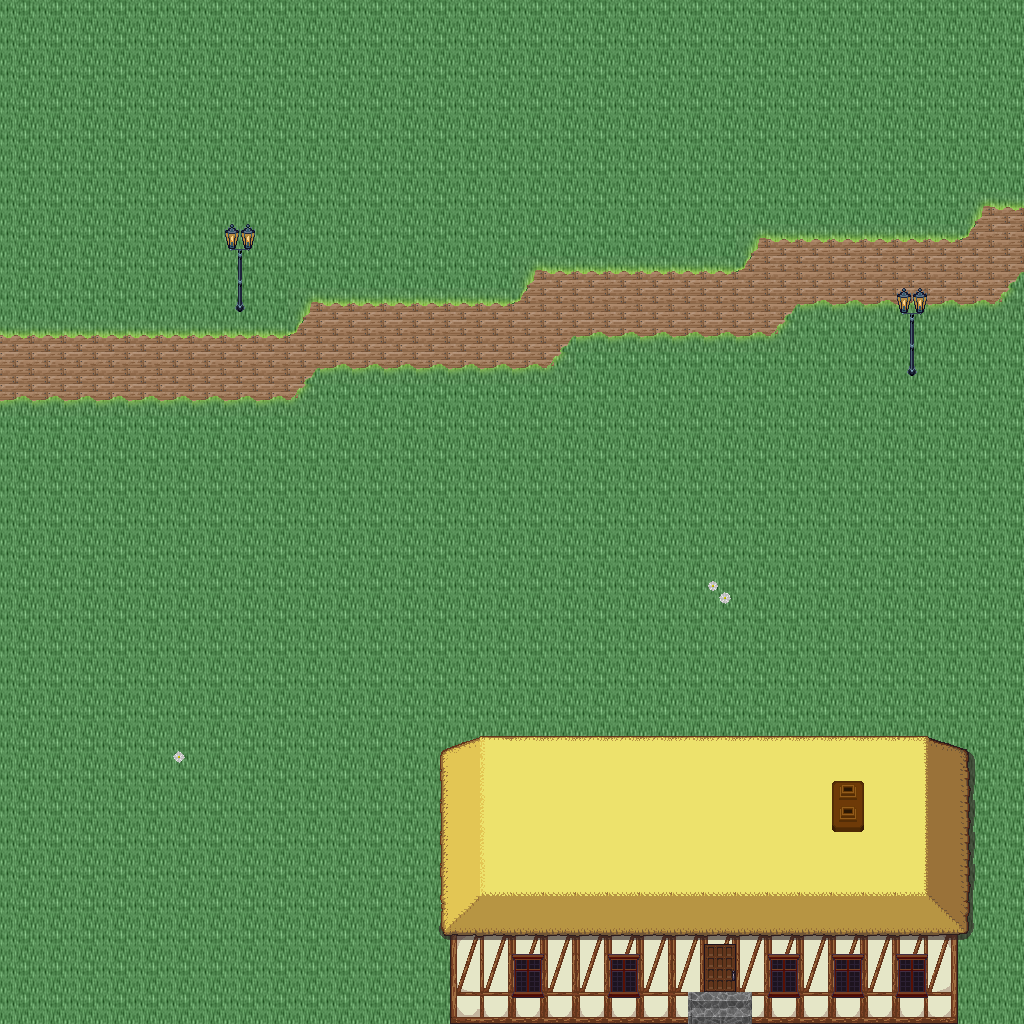

A level layout from a 2D game, rendered from its tile map. Below: a short description, then the map file with tile-grid data replaced by summaries:
An orthogonal 32x32 tile map with 32x32 px tiles, 5 tile layers (Ground, Objects, Objects2, Above, ...), 1 hidden layer not drawn, 34 tilesets.

<map version="1.10" tiledversion="1.11.0" orientation="orthogonal" renderorder="right-down" width="32" height="32" tilewidth="32" tileheight="32" infinite="0" nextlayerid="11" nextobjectid="1">
 <tileset firstgid="1" name="logic_collision" tilewidth="32" tileheight="32" tilecount="1" columns="1">
  <image source="../drawable/logic_collision.png" width="32" height="32" />
 </tileset>
 <tileset firstgid="2" name="ground_ridge_earth_pale" tilewidth="32" tileheight="32" tilecount="96" columns="12">
  <image source="../drawable/ground_ridge_earth_pale.png" width="384" height="256" />
 </tileset>
 <tileset firstgid="98" name="ground_ridge_earth_dark" tilewidth="32" tileheight="32" tilecount="96" columns="12">
  <image source="../drawable/ground_ridge_earth_dark.png" width="384" height="256" />
 </tileset>
 <tileset firstgid="194" name="ground_ground" tilewidth="32" tileheight="32" tilecount="33" columns="3">
  <image source="../drawable/ground_ground.png" width="96" height="352" />
 </tileset>
 <tileset firstgid="227" name="building_castle" tilewidth="32" tileheight="32" tilecount="320" columns="20">
  <image source="../drawable/building_castle.png" width="640" height="512" />
 </tileset>
 <tileset firstgid="547" name="ground_grass_corners" tilewidth="32" tileheight="32" tilecount="24" columns="6">
  <image source="../drawable/ground_grass_corners.png" width="192" height="128" />
 </tileset>
 <tileset firstgid="571" name="ground_grass_edges" tilewidth="32" tileheight="32" tilecount="36" columns="12">
  <image source="../drawable/ground_grass_edges.png" width="384" height="96" />
 </tileset>
 <tileset firstgid="607" name="item_pot_barrels_1" tilewidth="32" tileheight="32" tilecount="8" columns="4">
  <image source="../drawable/item_pot_barrels_1.png" width="128" height="64" />
 </tileset>
 <tileset firstgid="615" name="item_weapon_cannon" tilewidth="32" tileheight="32" tilecount="12" columns="3">
  <image source="../drawable/item_weapon_cannon.png" width="96" height="128" />
 </tileset>
 <tileset firstgid="627" name="building_door_door" tilewidth="32" tileheight="32" tilecount="6" columns="3">
  <image source="../drawable/building_door_door.png" width="96" height="64" />
 </tileset>
 <tileset firstgid="633" name="building_door_closed" tilewidth="32" tileheight="32" tilecount="1" columns="1">
  <image source="../drawable/building_door_closed.png" width="32" height="32" />
 </tileset>
 <tileset firstgid="634" name="building_window_window_centered" tilewidth="32" tileheight="32" tilecount="1" columns="1">
  <image source="../drawable/building_window_window_centered.png" width="32" height="32" />
 </tileset>
 <tileset firstgid="635" name="building_decoration_chimney_big" tilewidth="32" tileheight="32" tilecount="2" columns="1">
  <image source="../drawable/building_decoration_chimney_big.png" width="32" height="64" />
 </tileset>
 <tileset firstgid="637" name="building_tan_building" tilewidth="32" tileheight="32" tilecount="24" columns="4">
  <image source="../drawable/building_tan_building.png" width="128" height="192" />
 </tileset>
 <tileset firstgid="661" name="building_museum" tilewidth="32" tileheight="32" tilecount="56" columns="7">
  <image source="../drawable/building_museum.png" width="224" height="256" />
 </tileset>
 <tileset firstgid="717" name="building_decoration_chimney" tilewidth="32" tileheight="32" tilecount="2" columns="1">
  <image source="../drawable/building_decoration_chimney.png" width="32" height="64" />
 </tileset>
 <tileset firstgid="719" name="plant_tree_fall_trees" tilewidth="32" tileheight="32" tilecount="40" columns="8">
  <image source="../drawable/plant_tree_fall_trees.png" width="256" height="160" />
 </tileset>
 <tileset firstgid="759" name="plant_leaves" tilewidth="32" tileheight="32" tilecount="8" columns="4">
  <image source="../drawable/plant_leaves.png" width="128" height="64" />
 </tileset>
 <tileset firstgid="767" name="plant_vine" tilewidth="32" tileheight="32" tilecount="3" columns="1">
  <image source="../drawable/plant_vine.png" width="32" height="96" />
 </tileset>
 <tileset firstgid="770" name="item_pot_pot_burgundy" tilewidth="32" tileheight="32" tilecount="1" columns="1">
  <image source="../drawable/item_pot_pot_burgundy.png" width="32" height="32" />
 </tileset>
 <tileset firstgid="771" name="building_stairs_stairs_grey" tilewidth="32" tileheight="32" tilecount="6" columns="3">
  <image source="../drawable/building_stairs_stairs_grey.png" width="96" height="64" />
 </tileset>
 <tileset firstgid="777" name="furniture_light_lamp_blue" tilewidth="32" tileheight="32" tilecount="3" columns="1">
  <image source="../drawable/furniture_light_lamp_blue.png" width="32" height="96" />
 </tileset>
 <tileset firstgid="780" name="light_dim_light_7x5" tilewidth="32" tileheight="32" tilecount="35" columns="7">
  <image source="../drawable/light_dim_light_7x5.png" width="224" height="160" />
 </tileset>
 <tileset firstgid="815" name="plant_flower_daisy_blue" tilewidth="32" tileheight="32" tilecount="8" columns="2">
  <image source="../drawable/plant_flower_daisy_blue.png" width="64" height="128" />
 </tileset>
 <tileset firstgid="823" name="plant_flower_daisy_red" tilewidth="32" tileheight="32" tilecount="8" columns="2">
  <image source="../drawable/plant_flower_daisy_red.png" width="64" height="128" />
 </tileset>
 <tileset firstgid="831" name="plant_flower_daisy_white" tilewidth="32" tileheight="32" tilecount="8" columns="2">
  <image source="../drawable/plant_flower_daisy_white.png" width="64" height="128" />
 </tileset>
 <tileset firstgid="839" name="plant_flower_daisy_yellow" tilewidth="32" tileheight="32" tilecount="8" columns="2">
  <image source="../drawable/plant_flower_daisy_yellow.png" width="64" height="128" />
 </tileset>
 <tileset firstgid="847" name="ground_ground_3" tilewidth="32" tileheight="32" tilecount="5" columns="5">
  <image source="../drawable/ground_ground_3.png" width="160" height="32" />
 </tileset>
 <tileset firstgid="852" name="building_cottage" tilewidth="32" tileheight="32" tilecount="256" columns="16">
  <image source="../drawable/building_cottage.png" width="512" height="512" />
 </tileset>
 <tileset firstgid="1108" name="building_roof_thatched_roof" tilewidth="32" tileheight="32" tilecount="256" columns="16">
  <image source="../drawable/building_roof_thatched_roof.png" width="512" height="512" />
 </tileset>
 <tileset firstgid="1364" name="building_door_doors" tilewidth="32" tileheight="32" tilecount="256" columns="16">
  <image source="../drawable/building_door_doors.png" width="512" height="512" />
 </tileset>
 <tileset firstgid="1620" name="building_window_windows" tilewidth="32" tileheight="32" tilecount="256" columns="16">
  <image source="../drawable/building_window_windows.png" width="512" height="512" />
 </tileset>
 <tileset firstgid="1876" name="logic_portal" tilewidth="32" tileheight="32" tilecount="24" columns="8">
  <image source="../drawable/logic_portal.png" width="256" height="96" />
 </tileset>
 <tileset firstgid="1900" name="building_decoration_banner" tilewidth="32" tileheight="32" tilecount="12" columns="1">
  <image source="../drawable/building_decoration_banner.png" width="32" height="384" />
 </tileset>
 <layer id="1" name="Ground" width="32" height="32">
  <data>[1024 cells, 1024 non-empty, 14 distinct tile ids]</data>
 </layer>
 <layer id="2" name="Objects" width="32" height="32">
  <data>[1024 cells, 124 non-empty, 18 distinct tile ids]</data>
 </layer>
 <layer id="3" name="Objects2" width="32" height="32">
  <data>[1024 cells, 20 non-empty, 8 distinct tile ids]</data>
 </layer>
 <layer id="4" name="Above" width="32" height="32">
  <data>[1024 cells, 130 non-empty, 29 distinct tile ids]</data>
 </layer>
 <layer id="5" name="Above2" width="32" height="32">
  <data>[1024 cells, 2 non-empty, 2 distinct tile ids]</data>
 </layer>
 <layer id="6" name="Walkable" width="32" height="32" visible="0">
  <data>[1024 cells, 112 non-empty, 1 distinct tile ids]</data>
 </layer>
 <objectgroup id="7" name="Mapevents" />
 <objectgroup id="8" name="Spawn" />
 <objectgroup id="9" name="Keys" />
 <objectgroup id="10" name="Replace" />
</map>
